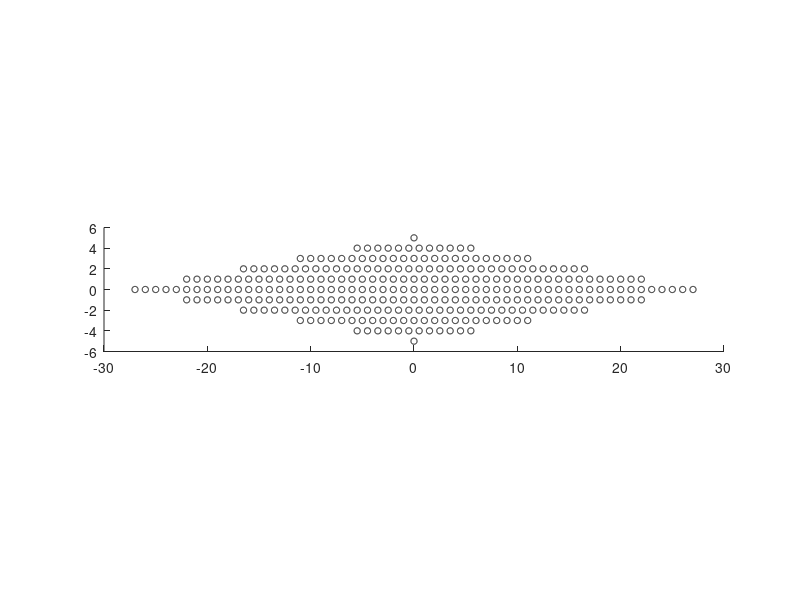

MATLAB code to generate this figure: (Note: this script raises an error after producing the figure.)
H = 6;
N_0 = 2*27+1; % choose odd so that one resonator is in the origin
% this function gives the number of resonator on the i th line using linear
% interpolation
a = -N_0/(H-1);
compute_N_l = @(l) floor(a*(abs(l)-1)+N_0)+1;
d = 1;
h = 1;
r= 0.3;
cx = d*[0:1:N_0-1]';
cx = cx - (cx(1)+cx(end))/2;
cy = zeros(N_0,1);
%lets build a rhombus
for l = 2:H
    N_l = (compute_N_l(l))
    cx_l = d*[0:1:N_l-1]';
    cx_l = cx_l - (cx_l(1)+cx_l(end))/2;
    cx = [cx; cx_l];
    cy = [cy; h*(l-1)*ones(N_l,1)];
    % negative part
    cx = [cx; cx_l];
    cy = [cy; -h*(l-1)*ones(N_l,1)];
end
N = size(cx,1)
[cx,ind] = sort(cx);
cy = cy(ind);
cz = zeros(N,1);
c = [cx cy cz];
R = r*ones(N,1);
figure, hold on
t = linspace(0,2*pi);
for n = 1:N
    plot(c(n,1)+R(n)*cos(t), c(n,2)+R(n)*sin(t),'k')  
%     text(c(n,1),c(n,2),num2str(n))
end
daspect([1 1 1])
hold off
% close 

vol = 4*pi*R.^3/3;
k0 = 0.0000001;
delta = 10^(-5);
v2 = ones(1,N);
N_multi = 2;

%%% Compute the static capacitance matrix
% Maximum order for multipole expansion (n = 0, 1, ..., N_multi)
% If we use higher order, then accuracy improves. Usually 0 is sufficiently large.
gamma_skin = 2;

% compute the normalization factor
fun = @(theta,phi,r) exp(gamma_skin*r*sin(theta)*cos(phi))*r^2*sin(theta);
int_A = int_trapez_3(fun,200,0,pi,0,2*pi,0,R(1));
A_norm = exp(gamma_skin*cx)*int_A;

%%% Compute the skin capacitance matrix using Multipole

matC_skin = MakeCmn_skin(gamma_skin,R,c,k0,N_multi);

GCM_skin = diag(delta.*v2./A_norm')*matC_skin;

%%% Compute eigenmodes
[evec_skin,eval_skin,eigen_left] = eig(GCM_skin);
[resonances_skin,I] = sort(sqrt(diag(eval_skin)),'ComparisonMethod','real');
modes_skin = evec_skin(:,I);

produce_condensation(cx,modes_skin,N)

figure
title("skin modes")
hold on
NN = 15;
for j = 1:NN
    subplot(NN,1,j); 
%     hold on
% %     scatter(cx,cy,20,abs(real(modes_skin(:,j))),'filled')
%     colorbar
    plot(1:N,(real(modes_skin(:,j))))
end